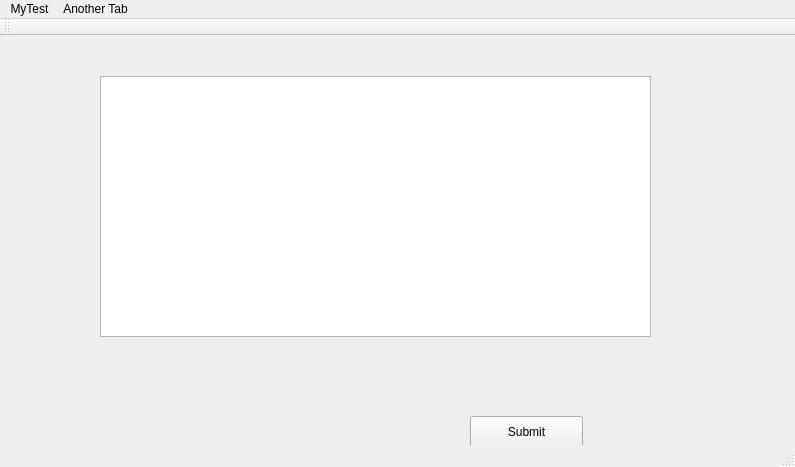
<?xml version="1.0" encoding="UTF-8"?>
<ui version="4.0">
 <class>MainWindow</class>
 <widget class="QMainWindow" name="MainWindow">
  <property name="geometry">
   <rect>
    <x>0</x>
    <y>0</y>
    <width>795</width>
    <height>467</height>
   </rect>
  </property>
  <property name="windowTitle">
   <string>MainWindow</string>
  </property>
  <widget class="QWidget" name="centralWidget">
   <widget class="QPushButton" name="pushButton">
    <property name="geometry">
     <rect>
      <x>470</x>
      <y>380</y>
      <width>113</width>
      <height>32</height>
     </rect>
    </property>
    <property name="text">
     <string>Submit</string>
    </property>
   </widget>
   <widget class="QTableWidget" name="tableWidget">
    <property name="geometry">
     <rect>
      <x>100</x>
      <y>40</y>
      <width>551</width>
      <height>261</height>
     </rect>
    </property>
   </widget>
  </widget>
  <widget class="QMenuBar" name="menuBar">
   <property name="geometry">
    <rect>
     <x>0</x>
     <y>0</y>
     <width>795</width>
     <height>22</height>
    </rect>
   </property>
   <widget class="QMenu" name="menuMyTest">
    <property name="title">
     <string>MyTest</string>
    </property>
    <addaction name="actionSomething"/>
   </widget>
   <widget class="QMenu" name="menuAnother_Tab">
    <property name="title">
     <string>Another Tab</string>
    </property>
   </widget>
   <addaction name="menuMyTest"/>
   <addaction name="menuAnother_Tab"/>
  </widget>
  <widget class="QToolBar" name="mainToolBar">
   <attribute name="toolBarArea">
    <enum>TopToolBarArea</enum>
   </attribute>
   <attribute name="toolBarBreak">
    <bool>false</bool>
   </attribute>
  </widget>
  <widget class="QStatusBar" name="statusBar"/>
  <action name="actionSomething">
   <property name="text">
    <string>Something</string>
   </property>
  </action>
 </widget>
 <layoutdefault spacing="6" margin="11"/>
 <resources/>
 <connections/>
</ui>
